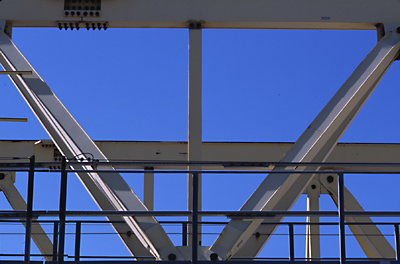
%> input picture ch06/gantrycrane.png, 400 x 264 px
$ octave imfilter_m.m   (GNU Octave 9; MATLAB toolbox functions it lacks are replaced by stand-ins)
%> lines starting %> are read from the running program, lines starting %| are printed output that depends on the picture
close all;
clear all;
clc;
%% 检测图像中的线段
l = imread('gantrycrane.png');
%> l is the input picture: size 264x400x3 uint8; mean R, G, B 73.3, 93.1, 147.3
l = rgb2gray(l);
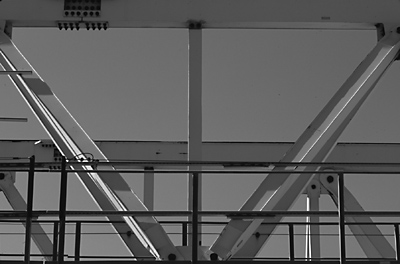
%> l: size 264x400 uint8; min 0, max 255, mean 93.4
h1 = [-1, -1, -1; 2, 2, 2; -1, -1, -1];
h2 = [-1, -1, 2; -1, 2, -1; 2, -1, -1];
h3 = [-1, 2, -1; -1, 2, -1; -1, 2, -1];
h4 = [2, -1, -1; -1, 2, -1; -1, -1, 2];
J1 = imfilter(l, h1);
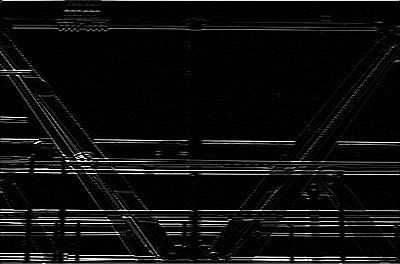
%> J1: size 264x400 uint8; min 0, max 255, mean 14.6
J2 = imfilter(l, h2);
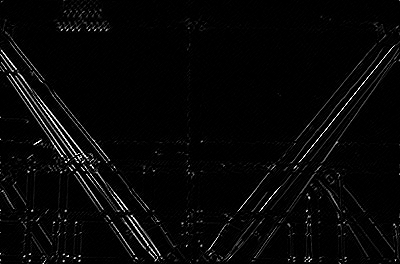
%> J2: size 264x400 uint8; min 0, max 255, mean 7.5
J3 = imfilter(l, h3);
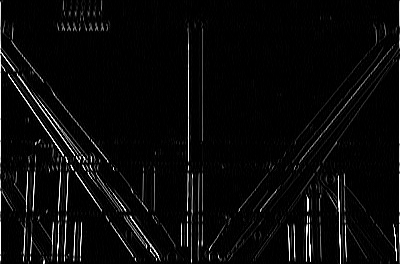
%> J3: size 264x400 uint8; min 0, max 255, mean 9.9
J4 = imfilter(l, h4);
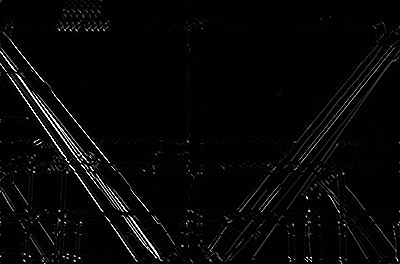
%> J4: size 264x400 uint8; min 0, max 255, mean 7.6
J = J1 + J2 + J3 + J4;
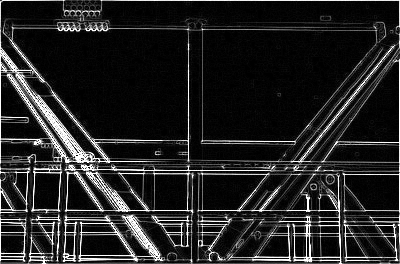
%> J: size 264x400 uint8; min 0, max 255, mean 35.6
figure;
subplot(121);imshow(l);
subplot(122);imshow(J);
